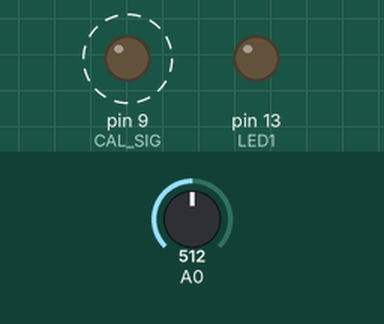
Recording of a sketch running on a simulated Arduino Uno, built with avr-gcc and run on an emulated ATmega328P. Parts: output pins drawn as LEDs (lit = HIGH). Dashed ring = blinking. Inputs (shaded band) come from the test bench; at power-on: A0 = 512. The modem accepts every AT command (registered, SIM ready, sends succeed) and sends nothing else; pins used as bus, display or sensor lines are not drawn.

Above: at 0.04 s.
At 43.3 s:
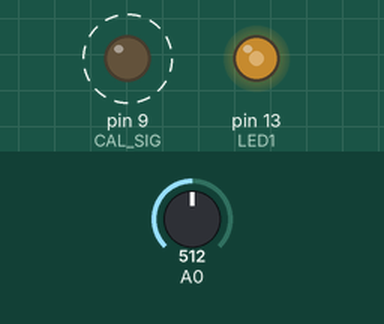
Timing chart, 0 to 43.6 s (numbered marks = the images above):
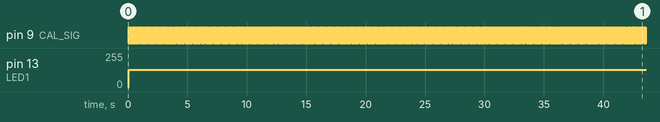

The sketch:

ShieldEkgEmgDemo.ino
```cpp
/**********************************************************/
/* Demo program for:                                      */
/*    Board: SHIELD-EKG/EMG + Olimexino328                */
/*  Manufacture: OLIMEX                                   */
/*  COPYRIGHT (C) 2012                                    */
/*  Designed by:  Penko Todorov Bozhkov                   */
/*   Module Name:   Sketch                                */
/*   File   Name:   ShieldEkgEmgDemo.ino                  */
/*   Revision:  Rev.A                                     */
/*    -> Added is suppport for all Arduino boards.        */
/*       This code could be recompiled for all of them!   */
/*   Date: 19.12.2012                                     */
/*   Built with Arduino C/C++ Compiler, version: 1.0.3    */
/**********************************************************/
/**********************************************************
Purpose of this programme is to give you an easy way to
connect Olimexino328 to ElectricGuru(TM), see:
https://www.olimex.com/Products/EEG/OpenEEG/EEG-SMT/resources/ElecGuru40.zip
where you'll be able to observe yours own EKG or EMG signal.
It is based on:
***********************************************************
* ModularEEG firmware for one-way transmission, v0.5.4-p2
* Copyright (c) 2002-2003, Joerg Hansmann, Jim Peters, Andreas Robinson
* License: GNU General Public License (GPL) v2
***********************************************************
For proper communication packet format given below have to be supported:
///////////////////////////////////////////////
////////// Packet Format Version 2 ////////////
///////////////////////////////////////////////
// 17-byte packets are transmitted from Olimexino328 at 256Hz,
// using 1 start bit, 8 data bits, 1 stop bit, no parity, 57600 bits per second.

// Minimial transmission speed is 256Hz * sizeof(Olimexino328_packet) * 10 = 43520 bps.

struct Olimexino328_packet
{
  uint8_t	sync0;		// = 0xa5
  uint8_t	sync1;		// = 0x5a
  uint8_t	version;	// = 2 (packet version)
  uint8_t	count;		// packet counter. Increases by 1 each packet.
  uint16_t	data[6];	// 10-bit sample (= 0 - 1023) in big endian (Motorola) format.
  uint8_t	switches;	// State of PD5 to PD2, in bits 3 to 0.
};
*/
/**********************************************************/
#include <compat/deprecated.h>
#include <FlexiTimer2.h>
#include <SoftwareSerial.h>

SoftwareSerial MyBuffer ( 7, 8);

//http://www.arduino.cc/playground/Main/FlexiTimer2

// All definitions
#define NUMCHANNELS 1
#define HEADERLEN 4
#define PACKETLEN (NUMCHANNELS * 2 + HEADERLEN + 1)
#define SAMPFREQ 256                      // ADC sampling rate 256
#define TIMER2VAL (1024/(SAMPFREQ))       // Set 256Hz sampling frequency
#define LED1  13
#define CAL_SIG 9

// Global constants and variables
volatile unsigned char TXBuf[PACKETLEN];  //The transmission packet
volatile unsigned char TXIndex;           //Next byte to write in the transmission packet.
volatile unsigned char CurrentCh;         //Current channel being sampled.
volatile unsigned char counter = 0;	  //Additional divider used to generate CAL_SIG
volatile unsigned int ADC_Value = 0;	  //ADC current value
unsigned int CNTR_1 = 0;

//~~~~~~~~~~
// Functions
//~~~~~~~~~~

/****************************************************/
/*  Function name: Toggle_LED1                      */
/*  Parameters                                      */
/*    Input   :  No	                            */
/*    Output  :  No                                 */
/*    Action: Switches-over LED1.                   */
/****************************************************/
void Toggle_LED1(void){

 if((digitalRead(LED1))==HIGH){ digitalWrite(LED1,LOW); }
 else{ digitalWrite(LED1,HIGH); }

}


/****************************************************/
/*  Function name: toggle_GAL_SIG                   */
/*  Parameters                                      */
/*    Input   :  No	                            */
/*    Output  :  No                                 */
/*    Action: Switches-over GAL_SIG.                */
/****************************************************/
void toggle_GAL_SIG(void){

 if(digitalRead(CAL_SIG) == HIGH){ digitalWrite(CAL_SIG, LOW); }
 else{ digitalWrite(CAL_SIG, HIGH); }

}


/****************************************************/
/*  Function name: setup                            */
/*  Parameters                                      */
/*    Input   :  No	                            */
/*    Output  :  No                                 */
/*    Action: Initializes all peripherals           */
/****************************************************/
void setup() {

 noInterrupts();  // Disable all interrupts before initialization

 // LED1
 pinMode(LED1, OUTPUT);  //Setup LED1 direction
 digitalWrite(LED1,LOW); //Setup LED1 state
 pinMode(CAL_SIG, OUTPUT);

 //Write packet header and footer
 TXBuf[0] = 0xa5;    //Sync 0								--> 165
 TXBuf[1] = 0x5a;    //Sync 1								--> 90
 TXBuf[2] = 0;       //Packet counter High Byte
 TXBuf[3] = 0;       //Packet counter Low Byte
 TXBuf[4] = 0x00;    //CH1 High Byte
 TXBuf[5] = 0x00;    //CH1 Low Byte
 TXBuf[2 * NUMCHANNELS + HEADERLEN] =  0x01;	// Switches state   in fact this is TXBuf[6]		--> 1

 // Timer2
 // Timer2 is used to setup the analag channels sampling frequency and packet update.
 // Whenever interrupt occures, the current read packet is sent to the PC
 // In addition the CAL_SIG is generated as well, so Timer1 is not required in this case!
 FlexiTimer2::set(TIMER2VAL, Timer2_Overflow_ISR);
 FlexiTimer2::start();

 // Serial Port
 //Serial.begin(57600);

pinMode(7, INPUT);
pinMode(8, OUTPUT);
digitalWrite(8,HIGH);

MyBuffer.begin(57600);

 //Set speed to 57600 bps

 // MCU sleep mode = idle.
 //outb(MCUCR,(inp(MCUCR) | (1<<SE)) & (~(1<<SM0) | ~(1<<SM1) | ~(1<<SM2)));

 interrupts();  // Enable all interrupts after initialization has been completed
}

/****************************************************/
/*  Function name: Timer2_Overflow_ISR              */
/*  Parameters                                      */
/*    Input   :  No	                            */
/*    Output  :  No                                 */
/*    Action: Determines ADC sampling frequency.    */
/****************************************************/
void Timer2_Overflow_ISR()
{
  // Toggle LED1 with ADC sampling frequency /2
  Toggle_LED1();

  //Read the 6 ADC inputs and store current values in Packet

    ADC_Value = analogRead(0);
    TXBuf[((2*0) + HEADERLEN)] = ((unsigned char)((ADC_Value & 0xFF00) >> 8));	// Write High Byte
    TXBuf[((2*0) + HEADERLEN + 1)] = ((unsigned char)(ADC_Value & 0x00FF));	// Write Low Byte


  // Send Packet
  for(TXIndex=0;TXIndex<PACKETLEN;TXIndex++){
    MyBuffer.write(TXBuf[TXIndex]);
  }

  // Increment the packet counter
  CNTR_1++;
  if (CNTR_1 == 65535){
    CNTR_1 = 0;
    }
  TXBuf[ 2 ] = ((unsigned char)((CNTR_1 & 0xFF00) >> 8));  // Write High Byte
  TXBuf[ 3 ] = ((unsigned char)(CNTR_1 & 0x00FF)); // Write Low Byte

  // Generate the CAL_SIGnal
  counter++;		// increment the devider counter

  if(counter == 12){	// 250/12/2 = 10.4Hz ->Toggle frequency
    counter = 0;
    toggle_GAL_SIG();	// Generate CAL signal with frequ ~10Hz
  }
}


/****************************************************/
/*  Function name: loop                             */
/*  Parameters                                      */
/*    Input   :  No	                            */
/*    Output  :  No                                 */
/*    Action: Puts MCU into sleep mode.             */
/****************************************************/
void loop() {

 //__asm__ __volatile__ ("sleep");

}
```

Measured:
- by itself, pin 9 (CAL_SIG): alternates HIGH for 0.05 s and LOW for 0.05 s
- by itself, pin 13 (LED1): 0/255 → 128/255 at 0.06 s
